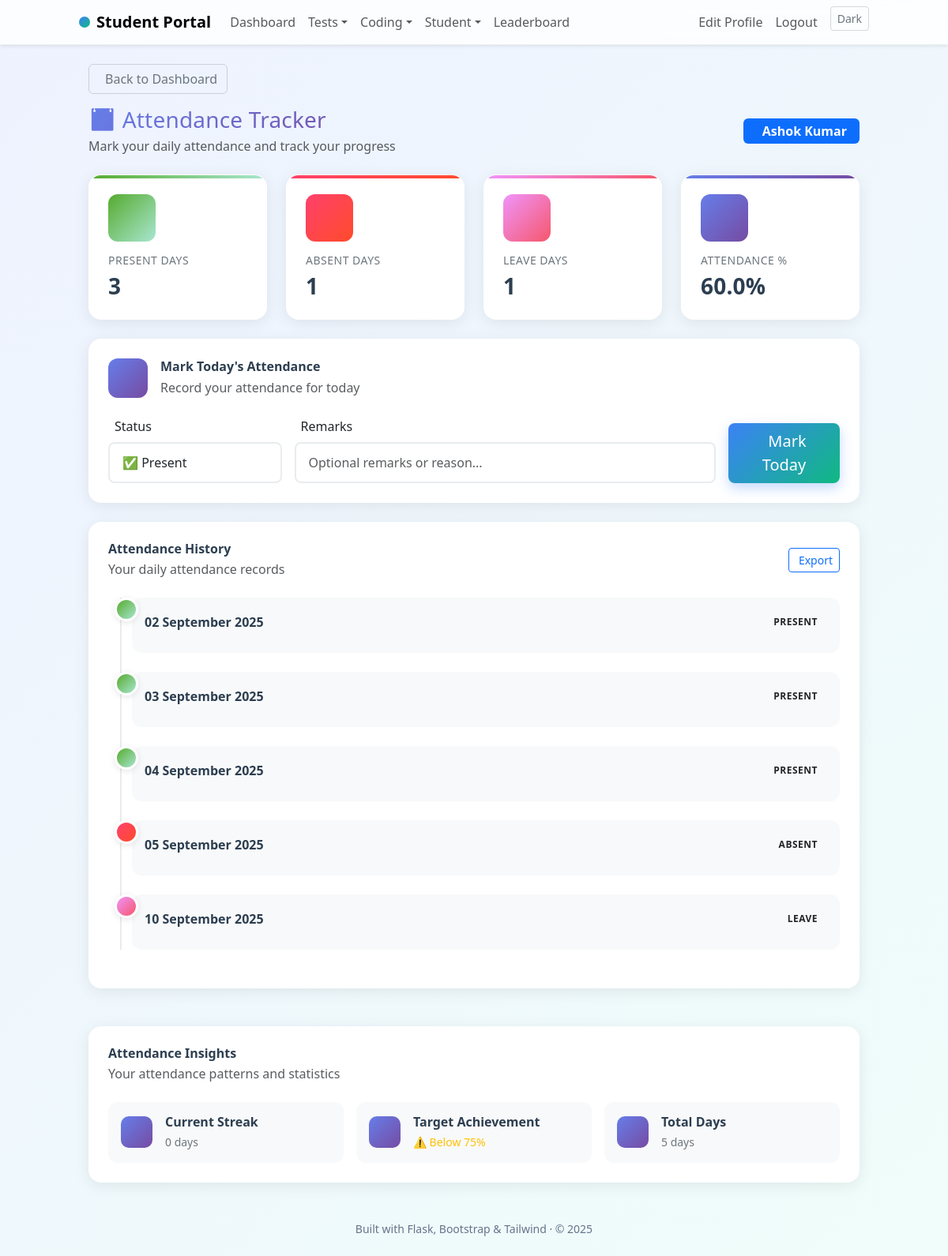
The app's page /attendance (signed in) with its own data.
### app/models.py (models this page shows, shortened)
class User(db.Model, UserMixin):
	id = db.Column(db.Integer, primary_key=True)
	name = db.Column(db.String(120), nullable=False)
	email = db.Column(db.String(120), unique=True, nullable=False)
	department = db.Column(db.String(80), nullable=True)
	roll_number = db.Column(db.String(50), unique=True, nullable=True)
	role = db.Column(db.String(20), default="student")  # student | teacher | admin
	password_hash = db.Column(db.String(255), nullable=False)
	created_at = db.Column(db.DateTime, server_default=func.now())
	profile = db.relationship("StudentProfile", backref="user", uselist=False)
	results = db.relationship("Result", backref="user", lazy=True)
	attendance_records = db.relationship("Attendance", backref="user", lazy=True)
	fee_payments = db.relationship("FeePayment", backref="user", lazy=True)
	leaves = db.relationship("LeaveApplication", backref="user", lazy=True)

class Attendance(db.Model):
	id = db.Column(db.Integer, primary_key=True)
	student_id = db.Column(db.Integer, db.ForeignKey("user.id"), nullable=False)
	date = db.Column(db.Date, nullable=False, default=datetime.utcnow)
	status = db.Column(db.String(20), nullable=False, default="present")  # present | absent | leave
	remarks = db.Column(db.String(255))

### app/routes/main.py (the view, shortened to what this page needs)
@main_bp.route("/attendance", methods=["GET", "POST"])
@login_required
def attendance():
	records = Attendance.query.filter_by(student_id=current_user.id).order_by(Attendance.date.desc()).all()
	return render_template("attendance.html", records=records)

### app/templates/attendance.html (shortened to what this page needs)
{% extends 'base.html' %}
{% block content %}
<div class="container-fluid">
	<div class="row">
		<div class="col-12">
			<div class="mb-3">
				<a href="{{ url_for('main.dashboard') }}" class="btn btn-outline-secondary">
					Back to Dashboard
				</a>
			</div>
			<div class="d-flex justify-content-between align-items-center mb-4">
				<div>
					<h1 class="h3 mb-1 text-gradient">📅 Attendance Tracker</h1>
					<p class="text-muted mb-0">Mark your daily attendance and track your progress</p>
				</div>
				<div class="text-end">
					<span class="badge bg-primary fs-6 px-3 py-2">
						{{ current_user.name }}
					</span>
				</div>
			</div>
			<div class="row g-4 mb-4">
				<div class="col-lg-3 col-md-6">
					<div class="attendance-summary-card attendance-card-present">
						<div class="summary-icon">
						</div>
						<div class="summary-content">
							<h6 class="summary-label">Present Days</h6>
							<h3 class="summary-value">{{ records|selectattr('status', 'equalto', 'present')|list|length }}</h3>
						</div>
					</div>
				</div>
				<div class="col-lg-3 col-md-6">
					<div class="attendance-summary-card attendance-card-absent">
						<div class="summary-icon">
						</div>
						<div class="summary-content">
							<h6 class="summary-label">Absent Days</h6>
							<h3 class="summary-value">{{ records|selectattr('status', 'equalto', 'absent')|list|length }}</h3>
						</div>
					</div>
				</div>
				<div class="col-lg-3 col-md-6">
					<div class="attendance-summary-card attendance-card-leave">
						<div class="summary-icon">
						</div>
						<div class="summary-content">
							<h6 class="summary-label">Leave Days</h6>
							<h3 class="summary-value">{{ records|selectattr('status', 'equalto', 'leave')|list|length }}</h3>
						</div>
					</div>
				</div>
				<div class="col-lg-3 col-md-6">
					<div class="attendance-summary-card attendance-card-percentage">
						<div class="summary-icon">
						</div>
						<div class="summary-content">
							<h6 class="summary-label">Attendance %</h6>
							<h3 class="summary-value">
								{% if records %}
									{{ "%.1f"|format((records|selectattr('status', 'equalto', 'present')|list|length / records|length * 100)) }}%
								{% else %}
									0%
								{% endif %}
							</h3>
						</div>
					</div>
				</div>
			</div>
			<div class="row g-4 mb-4">
				<div class="col-12">
					<div class="attendance-form-card">
						<div class="attendance-form-header">
							<div class="form-header-icon">
							</div>
							<div class="form-header-content">
								<h5 class="mb-1">Mark Today's Attendance</h5>
								<p class="mb-0 text-muted">Record your attendance for today</p>
							</div>
						</div>
						<div class="attendance-form-content">
							<form method="post" class="attendance-form">
								<div class="row g-3 align-items-end">
									<div class="col-md-3">
										<div class="form-group">
											<label class="form-label">
												Status
											</label>
											<select class="form-control" name="status" required>
												<option value="present">✅ Present</option>
											</select>
										</div>
									</div>
									<div class="col-md-7">
										<div class="form-group">
											<label class="form-label">
												Remarks
											</label>
											<input type="text" class="form-control" name="remarks"
												placeholder="Optional remarks or reason...">
										</div>
									</div>
									<div class="col-md-2">
										<button type="submit" class="btn btn-primary btn-lg w-100">
											Mark Today
										</button>
									</div>
								</div>
							</form>
						</div>
					</div>
				</div>
			</div>
			<div class="row g-4">
				<div class="col-12">
					<div class="attendance-records-card">
						<div class="records-header">
							<div class="records-title">
								<h5 class="mb-1">Attendance History</h5>
								<p class="mb-0 text-muted">Your daily attendance records</p>
							</div>
							<div class="records-actions">
								<button class="btn btn-outline-primary btn-sm">
									Export
								</button>
							</div>
						</div>
						<div class="records-content">
							{% if records %}
							<div class="attendance-timeline">
								{% for r in records|reverse %}
								<div class="timeline-item">
									<div class="timeline-marker">
										<div class="marker-icon status-{{ r.status }}">
										</div>
									</div>
									<div class="timeline-content">
										<div class="timeline-header">
											<h6 class="timeline-date">{{ r.date.strftime('%d %B %Y') }}</h6>
											<span class="status-badge status-{{ r.status }}">
												{{ r.status.title() }}
											</span>
										</div>
									</div>
								</div>
								{% endfor %}
							</div>
							{% endif %}
						</div>
					</div>
				</div>
			</div>
			{% if records %}
			<div class="row g-4 mt-4">
				<div class="col-12">
					<div class="insights-card">
						<div class="insights-header">
							<h5 class="mb-1">Attendance Insights</h5>
							<p class="mb-0 text-muted">Your attendance patterns and statistics</p>
						</div>
						<div class="insights-content">
							<div class="row g-3">
								<div class="col-md-4">
									<div class="insight-item">
										<div class="insight-icon">
										</div>
										<div class="insight-content">
											<h6>Current Streak</h6>
											<p class="insight-value">
												{% set recent_records = records|reverse %}
												{% set streak = 0 %}
												{% set streak_calculated = false %}
												{% for r in recent_records %}
													{% if not streak_calculated %}
														{% if r.status == 'present' %}
															{% set streak = streak + 1 %}
														{% else %}
															{% set streak_calculated = true %}
														{% endif %}
													{% endif %}
												{% endfor %}
												{{ streak }} days
											</p>
										</div>
									</div>
								</div>
								<div class="col-md-4">
									<div class="insight-item">
										<div class="insight-icon">
										</div>
										<div class="insight-content">
											<h6>Target Achievement</h6>
											<p class="insight-value">
												{% set percentage = (records|selectattr('status', 'equalto', 'present')|list|length / records|length * 100) %}
												{% if percentage >= 75 %}
													<span class="text-success">✅ Above 75%</span>
												{% else %}
													<span class="text-warning">⚠️ Below 75%</span>
												{% endif %}
											</p>
										</div>
									</div>
								</div>
								<div class="col-md-4">
									<div class="insight-item">
										<div class="insight-icon">
										</div>
										<div class="insight-content">
											<h6>Total Days</h6>
											<p class="insight-value">{{ records|length }} days</p>
										</div>
									</div>
								</div>
							</div>
						</div>
					</div>
				</div>
			</div>
			{% endif %}
		</div>
	</div>
</div>
{% endblock %}

### records on screen
User: name "Ashok Kumar"
Attendance: date "02 September 2025", status "PRESENT"
Attendance: date "03 September 2025", status "PRESENT"
Attendance: date "04 September 2025", status "PRESENT"
Attendance: date "05 September 2025", status "ABSENT"
Attendance: date "10 September 2025", status "LEAVE"

### other values on screen
{{ records|selectattr('status', 'equalto', 'present')|list|length }} "3"
{{ records|selectattr('status', 'equalto', 'absent')|list|length }} "1"
{{ records|selectattr('status', 'equalto', 'leave')|list|length }} "1"
{{ streak }} "0"
{{ records|length }} "5"
{{ 2025 }} "2025"
